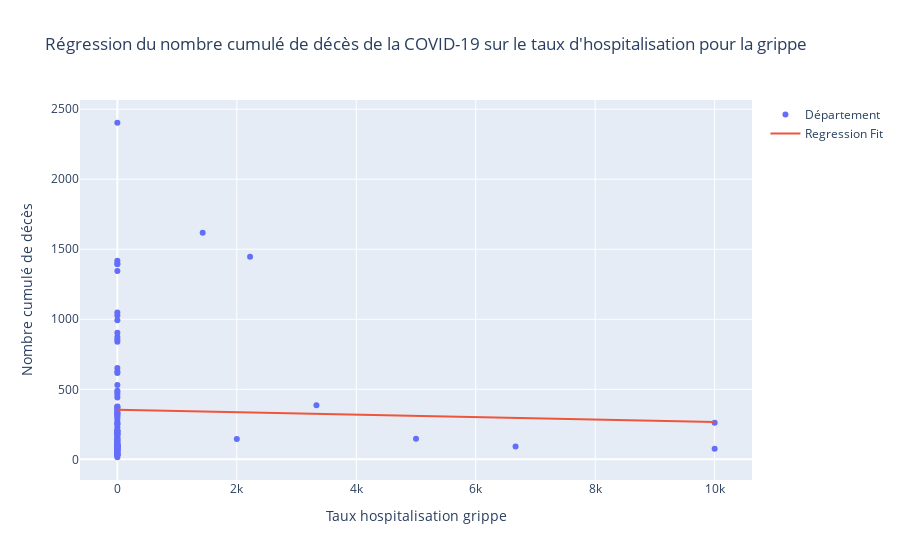

Notebook source saved alongside this figure:
### Markdown cell above
#### Nombre cumulé de décès de la COVID-19 et taux d'hospitalisation pour la grippe

### Code cell
df1 = pd.DataFrame(df_covid_temp.iloc[df_covid_temp.shape[0]-14, 0])
df2 = pd.DataFrame(df_maladies_temp.iloc[df_maladies_temp.shape[0]-14, 0])

X = np.array([df2['Taux hospitalisation grippe'].iloc[i] for i in range(len(df2.index))])
X_ = add_constant(X)
Y = np.array([df1['Nombre cumulé de décès'].iloc[i] for i in range(len(df1.index))])

df = pd.DataFrame(X_, columns = ['Taux hospitalisation grippe', 'cst'])
df['Nombre cumulé de décès'] = Y

model = OLS(Y, X_)
model_fit = model.fit()
print(model_fit.summary())

x_range = np.linspace(np.min(X), np.max(X), 96)
x_range_ = add_constant(x_range)
y_range = model_fit.predict(x_range_)

figure = go.Figure()
figure.add_traces(go.Scatter(x=X, y=Y, name="Département", mode = "markers"))
figure.add_traces(go.Scatter(x=x_range, y=y_range, name="Regression Fit", mode = "lines"))
figure.update_layout(title = "Régression du nombre cumulé de décès de la COVID-19 sur le taux d'hospitalisation pour la grippe",
                       xaxis_title = 'Taux hospitalisation grippe',
                       yaxis_title = 'Nombre cumulé de décès')
figure.show()

### Figure 1 — Plotly figure (JSON) as saved in the notebook; plotly's stock layout.template omitted (floating-point values rounded to 4 significant figures)
{"data": [{"mode": "markers", "name": "Département", "type": "scatter", "x": [0, 0, 0, 3333.0, 0, 0, 0, 0, 0, 0, 0, 0, 0, 0, 0, 0, 6667.0, 0, 0, 0, 0, 0, 10000, 0, 0, 0, 0, 0, 0, 0, 0, 0, 0, 0, 0, 0, 10000, 0, 0, 0, 0, 0, 0, 0, 0, 0, 0, 0, 0, 0, 0, 0, 0, 0, 0, 0, 0, 0, 0, 0, 0, 0, 0, 0, 0, 0, 0, 0, 2222.0, 0, 0, 0, 0, 0, 5000, 0, 0, 0, 0, 0, 0, 0, 0, 0, 0, 0, 0, 0, 1429.0, 0, 0, 0, 0, 0, 2000, 0], "y": [258, 375, 179, 387, 52, 118, 230, 15, 199, 103, 92, 840, 1398, 184, 31, 28, 92, 189, 79, 73, 39, 370, 76, 64, 32, 204, 306, 873, 174, 202, 77, 251, 48, 333, 903, 36, 261, 86, 131, 442, 119, 100, 84, 71, 1417, 377, 196, 104, 152, 616, 140, 52, 111, 653, 323, 178, 35, 37, 34, 274, 100, 352, 89, 479, 134, 161, 1048, 58, 1447, 530, 94, 2403, 627, 209, 147, 105, 1392, 145, 317, 461, 489, 1345, 993, 325, 92, 66, 252, 1027, 1617, 357, 294, 76, 98, 340, 146, 855]}, {"mode": "lines", "name": "Regression Fit", "type": "scatter", "x": [0, 105.3, 210.5, 315.8, 421.1, 526.3, 631.6, 736.8, 842.1, 947.4, 1053.0, 1158.0, 1263.0, 1368.0, 1474.0, 1579.0, 1684.0, 1789.0, 1895.0, 2000.0, 2105.0, 2211.0, 2316.0, 2421.0, 2526.0, 2632.0, 2737.0, 2842.0, 2947.0, 3053.0, 3158.0, 3263.0, 3368.0, 3474.0, 3579.0, 3684.0, 3789.0, 3895.0, 4000.0, 4105.0, 4211.0, 4316.0, 4421.0, 4526.0, 4632.0, 4737.0, 4842.0, 4947.0, 5053.0, 5158.0, 5263.0, 5368.0, 5474.0, 5579.0, 5684.0, 5789.0, 5895.0, 6000, 6105.0, 6211.0, 6316.0, 6421.0, 6526.0, 6632.0, 6737.0, 6842.0, 6947.0, 7053.0, 7158.0, 7263.0, 7368.0, 7474.0, 7579.0, 7684.0, 7789.0, 7895.0, 8000.0, 8105.0, 8211.0, 8316.0, 8421.0, 8526.0, 8632.0, 8737.0, 8842.0, 8947.0, 9053.0, 9158.0, 9263.0, 9368.0, 9474.0, 9579.0, 9684.0, 9789.0, 9895.0, 10000], "y": [353.4, 352.5, 351.6, 350.7, 349.7, 348.8, 347.9, 347.0, 346.1, 345.2, 344.2, 343.3, 342.4, 341.5, 340.6, 339.6, 338.7, 337.8, 336.9, 336.0, 335.1, 334.1, 333.2, 332.3, 331.4, 330.5, 329.6, 328.6, 327.7, 326.8, 325.9, 325.0, 324.1, 323.1, 322.2, 321.3, 320.4, 319.5, 318.6, 317.6, 316.7, 315.8, 314.9, 314.0, 313.0, 312.1, 311.2, 310.3, 309.4, 308.5, 307.5, 306.6, 305.7, 304.8, 303.9, 303.0, 302.0, 301.1, 300.2, 299.3, 298.4, 297.5, 296.5, 295.6, 294.7, 293.8, 292.9, 292.0, 291.0, 290.1, 289.2, 288.3, 287.4, 286.4, 285.5, 284.6, 283.7, 282.8, 281.9, 280.9, 280.0, 279.1, 278.2, 277.3, 276.4, 275.4, 274.5, 273.6, 272.7, 271.8, 270.9, 269.9, 269.0, 268.1, 267.2, 266.3]}], "layout": {"title": {"text": "Régression du nombre cumulé de décès de la COVID-19 sur le taux d'hospitalisation pour la grippe"}, "xaxis": {"title": {"text": "Taux hospitalisation grippe"}}, "yaxis": {"title": {"text": "Nombre cumulé de décès"}}}}
